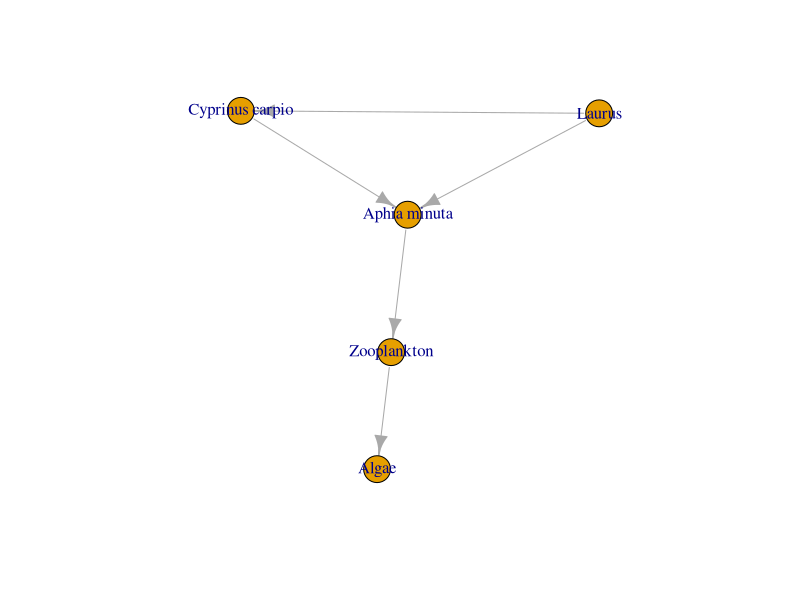
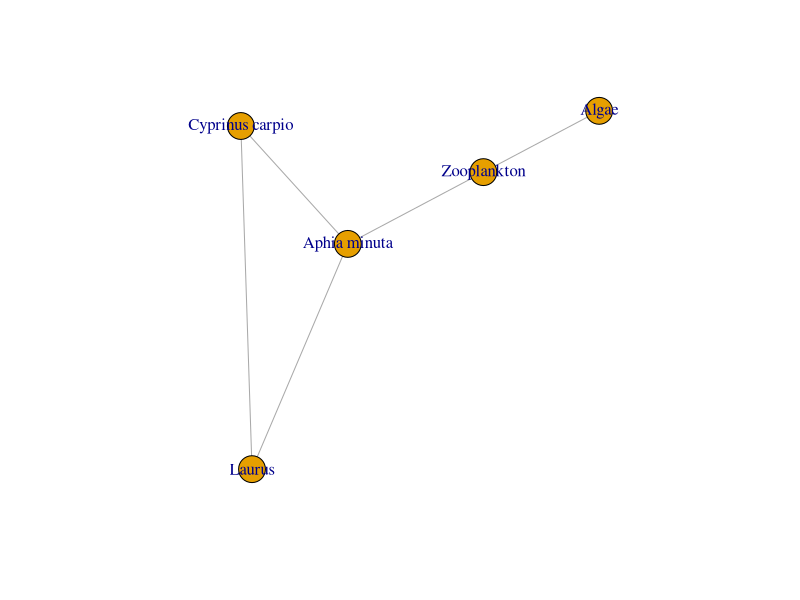
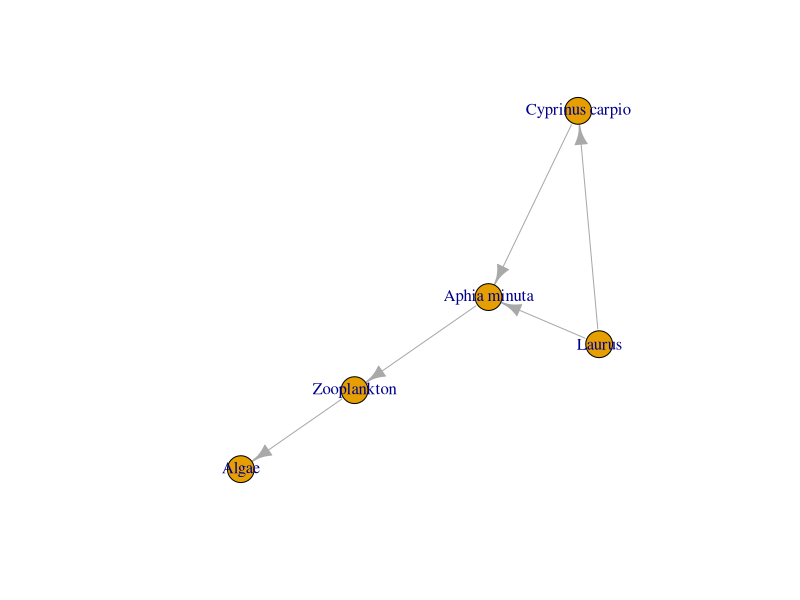

Recreate these plots in R, in order.
# code for graph theory in ecology
# code to develop graph from sp as nodes

# install.packages("igraph") 
library(igraph)

# example and after you can change the name of the spiecies
# species <- c("Algae", "Zooplankton", "Small Fish", "Large Fish", "Bird")
# predator <- c("Zooplankton", "Small Fish", "Large Fish", "Bird", "Bird")
# prey <- c("Algae", "Zooplankton", "Small Fish", "Small Fish", "Large Fish")

# THE NOODS
# consider a potential food chain where we start from producer, first consumers untill apical consumers
# creatiing a vector containing five species, which will represent the nodes of the food web.
species <- c("Algae", "Zooplankton", "Aphia minuta", "Cyprinus carpio", "Laurus")

# INTERACTIONS
# subset my arrey in two different componennts: prey and predatior
predator <- c("Zooplankton", "Aphia minuta", "Cyprinus carpio", "Laurus", "Laurus")
prey <- c("Algae", "Zooplankton", "Aphia minuta", "Aphia minuta", "Cyprinus carpio")

# create a table dataframe with predators and preys inside
interactions <- data.frame(predator, prey)

# bulding the graph
# function that create graph from dataframe
g <- graph_from_data_frame(interactions, vertices=species) # directed=TRUE is the default
plot(g)

# build the graph without directions
g <- graph_from_data_frame(interactions, vertices=species, directed=FALSE) # in this case removed arrows, directed is the default
plot(g)

# the graph will mantain the same interactions but with different rappresentation
# function seed choose only one of the potential rapp
set.seed(42)
g <- graph_from_data_frame(interactions, vertices=species) # directed=TRUE is the default
plot(g)
